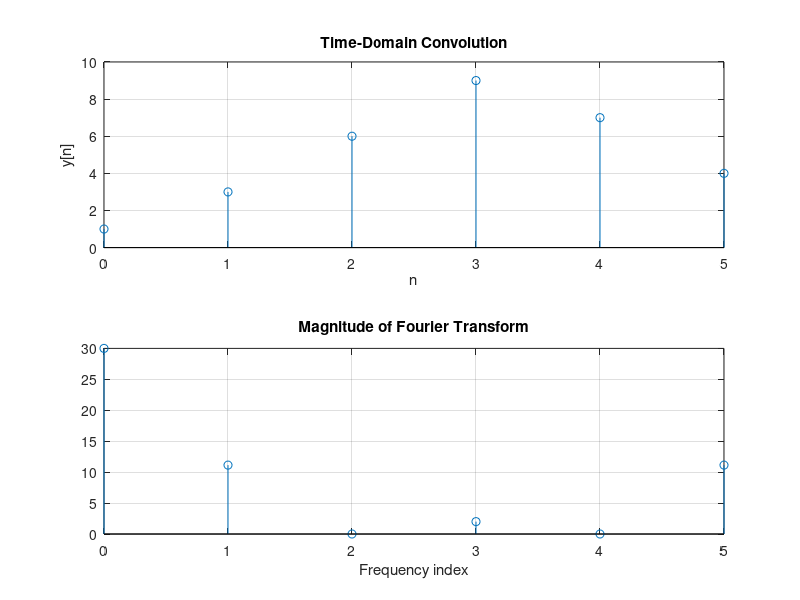

Source code (MATLAB):
% Experiment 8: Convolution property of Fourier Transform
clc; clear; close all;

x = [1 2 3 4];
h = [1 1 1];
y = conv(x,h);                 % Linear convolution

N = length(y);                 % Zero-padding length
Y1 = fft(y,N);
Y2 = fft(x,N).*fft(h,N);       % Product of Fourier transforms
y_check = ifft(Y2);

subplot(2,1,1);
stem(0:length(y)-1,y);
title('Time-Domain Convolution');
xlabel('n'); ylabel('y[n]'); grid on;

subplot(2,1,2);
stem(0:N-1,abs(Y1));
title('Magnitude of Fourier Transform');
xlabel('Frequency index'); grid on;

disp('Convolution property verified: ifft(fft(x).*fft(h)) equals conv(x,h).');
disp(['Maximum error = ', num2str(max(abs(y-y_check)))]);
